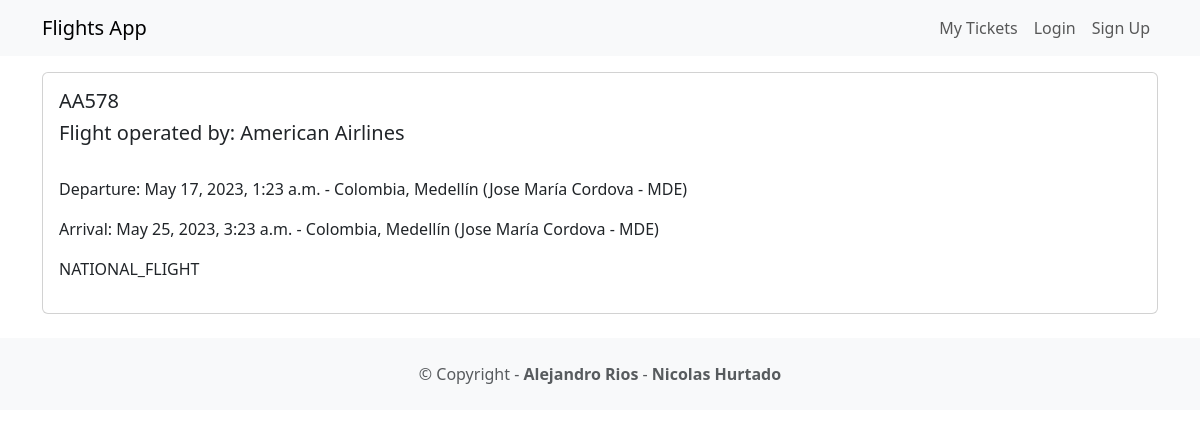
Screenshot of /flight/AA578 with the database file from the repository.
### flight/models.py (models this page shows)
class Flight(models.Model):
    id_vuelo = models.CharField(primary_key=True, unique=True, max_length=45)
    codigo_IATA_aerolinea_vuelo = models.ForeignKey(Airline, on_delete=models.CASCADE)
    codigo_IATA_aeropuerto_salida = models.ForeignKey(Airport, on_delete=models.CASCADE, related_name='codigo_IATA_aeropuerto_salida')
    id_ciudad_aeropuerto_salida = models.ForeignKey(City, on_delete=models.CASCADE, related_name='id_ciudad_aeropuerto_salida')
    id_pais_aeropuerto_salida = models.ForeignKey(Country, on_delete=models.CASCADE, related_name='id_pais_aeropuerto_salida')
    codigo_IATA_aeropuerto_llegada = models.ForeignKey(Airport, on_delete=models.CASCADE, related_name='codigo_IATA_aeropuerto_llegada')
    id_ciudad_aeropuerto_llegada = models.ForeignKey(City, on_delete=models.CASCADE, related_name='id_ciudad_aeropuerto_llegada')
    id_pais_aeropuerto_llegada = models.ForeignKey(Country, on_delete=models.CASCADE, related_name='id_pais_aeropuerto_llegada')
    fecha_salida = models.DateTimeField(null=False)
    fecha_llegada = models.DateTimeField(null=False)
    categoria_vuelo = models.CharField(max_length=45, choices=[(tag.name, tag.value) for tag in CategoriaVuelo], null=False)

class Airline(models.Model):
    codigo_IATA_aerolinea = models.CharField(primary_key=True, unique=True, max_length=45)
    nombre_aerolinea = models.CharField(max_length=127, null=False)

class Country(models.Model):
    id_pais = models.CharField(primary_key=True, unique=True, max_length=45)
    nombre_pais = models.CharField(max_length=45, null=False)

class City(models.Model):
    id_ciudad = models.CharField(primary_key=True, unique=True, max_length=45)
    id_pais_ciudad = models.ForeignKey(Country, on_delete=models.CASCADE)
    nombre_ciudad = models.CharField(max_length=127, null=False)

class Airport(models.Model):
    codigo_IATA_aeropuerto = models.CharField(primary_key=True, unique=True, max_length=45)
    id_ciudad_aeropuerto = models.ForeignKey(City, on_delete=models.CASCADE)
    id_pais_aeropuerto = models.ForeignKey(Country, on_delete=models.CASCADE)
    nombre_aeropuerto = models.CharField(max_length=127, null=False)

### flight/views.py (the view)
# urls.py: path('<id_vuelo>', views.detail, name='detail'),
def detail(request, id_vuelo):
    flight = get_object_or_404(Flight, pk=id_vuelo)
    tickets = Ticket.objects.all()
    return render(request, 'detail.html', {'flight': flight, 'tickets': tickets})

### flight/templates/detail.html (shortened to what this page needs)
{% extends 'base.html' %}
{% block content %}
<div class="card mb-3">
  <div class="row g-0">
    <div class="col-md-8">
      <div class="card-body">
        <h5 class="card-title">{{ flight.id_vuelo }}</h5>
        <h5>Flight operated by: {{ flight.codigo_IATA_aerolinea_vuelo.nombre_aerolinea }}</h5>
        <br>
        <p class="card-text">Departure: {{ flight.fecha_salida }} - {{ flight.id_pais_aeropuerto_salida.nombre_pais }}, {{ flight.id_ciudad_aeropuerto_salida.nombre_ciudad }} ({{ flight.codigo_IATA_aeropuerto_salida.nombre_aeropuerto }} - {{ flight.codigo_IATA_aeropuerto_salida.codigo_IATA_aeropuerto }})</p>
        <p class="card-text">Arrival: {{ flight.fecha_llegada }} - {{ flight.id_pais_aeropuerto_llegada.nombre_pais }}, {{ flight.id_ciudad_aeropuerto_llegada.nombre_ciudad }} ({{ flight.codigo_IATA_aeropuerto_llegada.nombre_aeropuerto }} - {{ flight.codigo_IATA_aeropuerto_salida.codigo_IATA_aeropuerto }})</p>
        <p class="card-text">{{ flight.categoria_vuelo }}</p>
      </div>
    </div>
  </div>
</div>
{% endblock content %}

### flight_management_app/templates/base.html (shortened to what this page needs)
<!DOCTYPE html>
<html>
  <head>
    <link href="https://cdn.jsdelivr.net/npm/bootstrap@5.3.0-alpha3/dist/css/bootstrap.min.css" rel="stylesheet">
  </head>
  <body>
    <nav class="navbar navbar-expand-lg
      navbar-light bg-light mb-3">
      <div class="container">
        <a class="navbar-brand" href="{% url 'flights' %}">Flights App</a>
        <div class="collapse navbar-collapse"
          id="navbarNavAltMarkup">
          <div class="navbar-nav ms-auto">
            <a class="nav-link" href="#">My Tickets</a>
            {% if user.is_authenticated %}
              <a class="nav-link" href="{% url 'logoutaccount' %}">
                Logout ({{ user.username }})
              </a>
            {% else %}
              <a class="nav-link" href="{% url 'loginaccount' %}">Login</a>
              <a class="nav-link" href="{% url 'signupaccount' %}">Sign Up</a>
            {% endif %}
          </div>
        </div>
      </div>
    </nav>
    <div class="container">
      {% block content %}
      {% endblock content %}
    </div>
    <footer class="text-center text-lg-start bg-light
    text-muted mt-4">
    <div class="text-center p-4">
      © Copyright -
      <a class="text-reset fw-bold text-decoration-none"
        target="_blank"
        href="#">
        Alejandro Rios
      </a> -
      <a class="text-reset fw-bold text-decoration-none"
        target="_blank"
        href="#">
        Nicolas Hurtado
      </a>
    </div>
  </footer>
  </body>
</html>

### rows the page displays
Flight: id_vuelo "AA578", codigo_IATA_aerolinea_vuelo.nombre_aerolinea "American Airlines", fecha_salida "May 17, 2023, 1:23 a.m.", id_pais_aeropuerto_salida.nombre_pais "Colombia", id_ciudad_aeropuerto_salida.nombre_ciudad "Medellín", codigo_IATA_aeropuerto_salida.nombre_aeropuerto "Jose María Cordova", codigo_IATA_aeropuerto_salida.codigo_IATA_aeropuerto "MDE", fecha_llegada "May 25, 2023, 3:23 a.m.", id_pais_aeropuerto_llegada.nombre_pais "Colombia", id_ciudad_aeropuerto_llegada.nombre_ciudad "Medellín", codigo_IATA_aeropuerto_llegada.nombre_aeropuerto "Jose María Cordova", categoria_vuelo "NATIONAL_FLIGHT"
